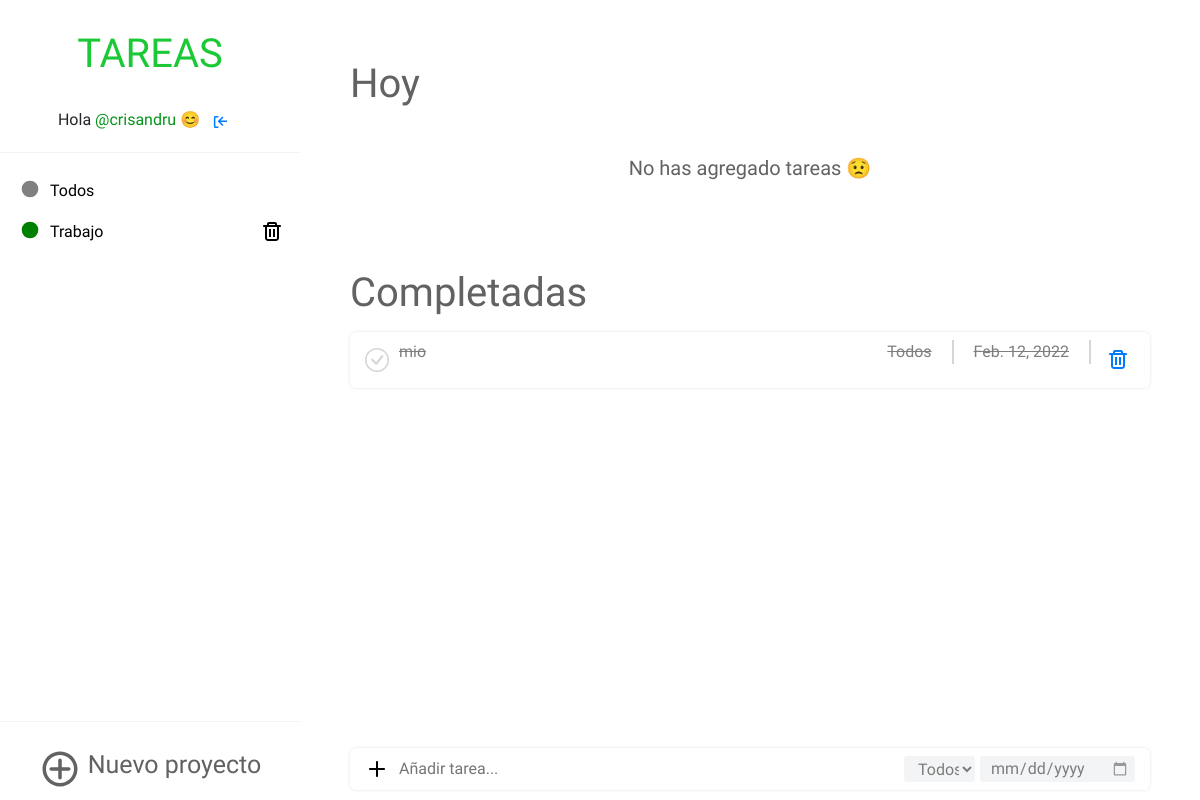
The page / (signed in) on the database as committed earlier.
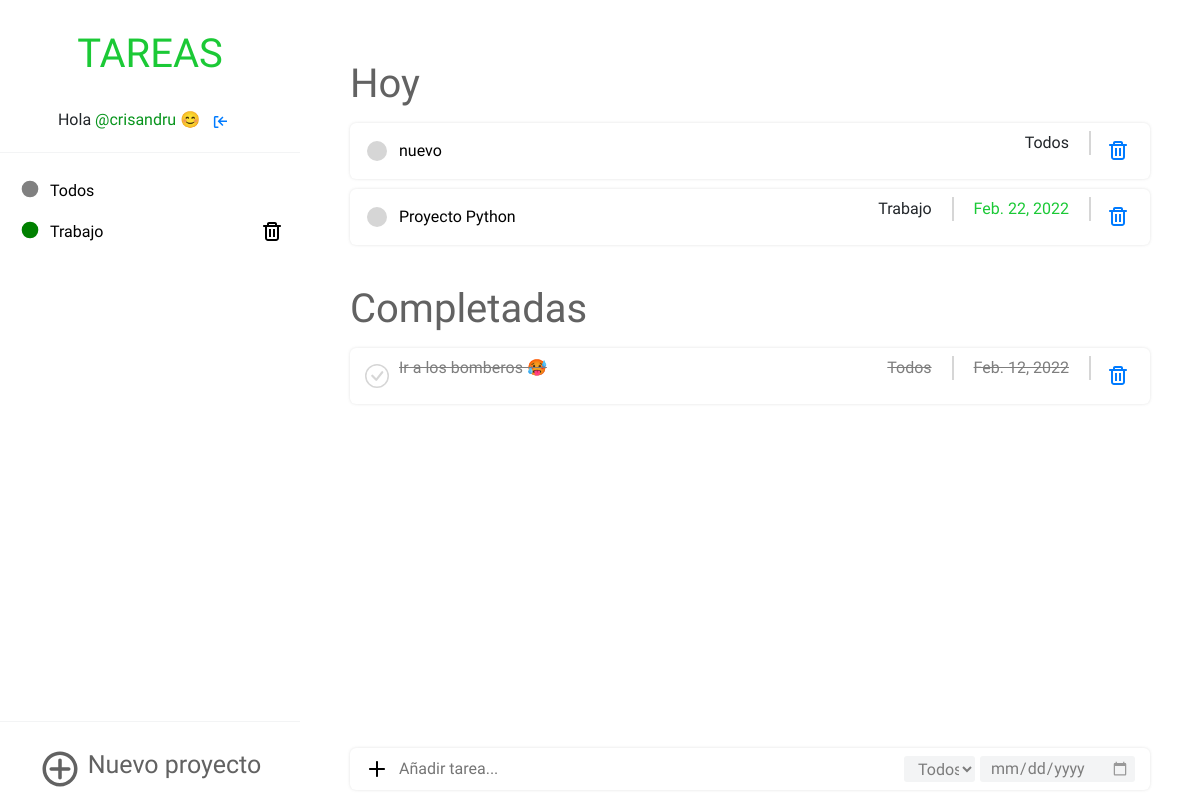
The same page on the database as committed later.
### appToDo/models.py (models this page shows, shortened)
class Proyecto(models.Model):
    COLORES= [
    ('red', 'red'),
    ('blue', 'blue'),
    ('green', 'green'),
    ('orange', 'orange'),
    ('gray', 'gray')
    ]
    titulo_proyecto = models.CharField(max_length=20, null=False)
    propietario = models.ForeignKey(settings.AUTH_USER_MODEL, on_delete=models.CASCADE, null=True)
    color = models.CharField(choices=COLORES, default=None, max_length=20)
    def __str__(self):
        return self.titulo_proyecto

class Tarea(models.Model):
    propietario = models.ForeignKey(settings.AUTH_USER_MODEL, on_delete=models.CASCADE, null=False, blank=False)
    titulo_tarea = models.CharField(max_length=80, null=False, blank=False)
    fecha_creacion = models.DateTimeField(default=timezone.now)
    fecha_vencimiento = models.DateField(blank=True, null=True, validators=[MinValueValidator(datetime.date.today)])
    completado = models.BooleanField(default=False)
    titulo_proyecto = models.ForeignKey(Proyecto,
                                        on_delete=models.CASCADE,
                                        null=False, # No puede ser nulo.
                                        blank=False,# No debe almacenar valores vacios.
                                        default='Todos')

### appToDo/views.py (the view)
# urls.py: path('', login_required(views.index), name='inicio'),
def index(request):
    todos_los_proyectos = Proyecto.objects.filter(propietario=request.user)
    todas_las_tareas_hoy = Tarea.objects.filter(completado=False, propietario=request.user).order_by('id')
    tareas_completadas = Tarea.objects.filter(completado=True, propietario=request.user)
    form_nueva_tarea = nueva_tarea_general(request)
    form_nuevo_proyecto = nuevoProyecto(request)
    fecha_actual = datetime.date.today
    nueva_tarea = actualizar_tarea(request)
    return render(request, 'appToDo/listado_tareas.html', {'proyectos':todos_los_proyectos, 'tareas_hoy':todas_las_tareas_hoy, 'tareas_completadas':tareas_completadas, 'form_tarea':form_nueva_tarea, 'form_proyecto':form_nuevo_proyecto, 'fecha_actual':fecha_actual, 'nueva_tarea':nueva_tarea})

### appToDo/forms.py
class tareaFormGeneral(forms.ModelForm):
    def __init__(self,usuario,*args,**kwargs):
        super (tareaFormGeneral,self ).__init__(*args,**kwargs) # populates the post
        self.fields['titulo_proyecto'].queryset = Proyecto.objects.filter(propietario=usuario)
    class Meta:
        model = Tarea
        fields = ('titulo_tarea', 'fecha_vencimiento', 'titulo_proyecto')
        widgets = {
            'fecha_vencimiento': DateInput(attrs={
                'type': 'date',
                'class': 'input-fecha-vencimiento',
                }
            ),
            'titulo_tarea': forms.TextInput(
                attrs={
                    'class': 'input-agregar-tarea',
                    'placeholder':'Añadir tarea...',
                }
            ),
            'titulo_proyecto': forms.Select(
                attrs={
                    'class': 'input-seleccion-proyecto',
                }
            ),
        }

### appToDo/views.py (called while the page is built)
def actualizar_tarea(request):
    id = request.POST.get('id')
    titulo = request.POST.get('titulo')
    nuevo = Tarea.objects.filter(pk=id).update(titulo_tarea=titulo)
    return nuevo

### appToDo/templates/appToDo/listado_tareas.html (shortened to what the changed rows need)
{% extends 'appToDo/base.html' %}
{% block listado_proyectos%}
{%for proyecto in proyectos %}
<div class="listado">
    <div class="sidebar-proyecto-titulo">
        {% if proyecto.titulo_proyecto == 'Todos' %}
        <a href="{% url 'inicio' %}" class="disable-select proyecto-titulo-sidebar">
            <div class="contenedor-proyectos">
                <svg version="1.1" xmlns="http://www.w3.org/2000/svg" width="20" height="20" viewBox="0 0 120 120">
                    <circle cx="60" cy="60" r="50" fill="{{ proyecto.color }}" />
                </svg>
                <li>{{ proyecto.titulo_proyecto }}</li>
            </div>
        </a>
        {% else %}
        <a href="{% url 'proyecto_seleccionado' proyecto=proyecto.titulo_proyecto %}"
            class="disable-select proyecto-titulo-sidebar">
            <div class="contenedor-proyectos">
                <svg version="1.1" xmlns="http://www.w3.org/2000/svg" width="20" height="20" viewBox="0 0 120 120">
                    <circle cx="60" cy="60" r="50" fill="{{ proyecto.color }}" />
                </svg>
                <li>{{ proyecto.titulo_proyecto }}</li>
            </div>
        </a>
        {% endif %}
    </div>
    <div class="sidebar-proyecto-eliminar">
        {% if proyecto.titulo_proyecto != 'Todos' %}
            <a href="{% url 'borrar_proyecto' pk=proyecto.pk %}" class="eliminar-proyecto">
            </a>
        {% endif %}
    </div>
</div>
{% endfor %}
{% endblock %}
{% block listado_tareas_hoy %}
<h1 class="titulo-principal-tareas">Hoy</h1>
{% if not tareas_hoy %}
<div class="no-hay-tareas">
    <p>No has agregado tareas &#128543;</p>
</div>
{% else %}
{% for tarea in tareas_hoy %}
<div class="contenedor-tareas">
    <div class="titulo-boton-tarea">
        <a href="{% url 'completar_tarea' pk=tarea.pk %}"><svg version="1.1" xmlns="http://www.w3.org/2000/svg"
                width="24" height="24" viewBox="0 0 120 120">
                <circle cx="60" cy="60" r="50" fill="#d6d6d6" />
            </svg></a>
        <form method="POST" class="formulario-editor">
            <input class="editar-tarea-hoy" name="titulo" type="text" value="{{ tarea.titulo_tarea }}">
        </form>
    </div>
    <div class="tipo-fecha-tarea">
        {% if tarea.fecha_vencimiento %}
        <p class="tipo-proyecto">{{ tarea.titulo_proyecto }}</p>
            {% if fecha_actual < tarea.fecha_vencimiento %}
                <p class="fecha-vencimiento aun-queda">{{ tarea.fecha_vencimiento }}</p>
            {% elif fecha_actual == tarea.fecha_vencimiento %}
                <p class="fecha-vencimiento vence-hoy">{{ tarea.fecha_vencimiento }}</p>
            {% else %}
                <p class="fecha-vencimiento vencido">{{ tarea.fecha_vencimiento }}</p>
            {% endif %}
        {% else %}
            <p class="tipo-proyecto sin-fecha">{{ tarea.titulo_proyecto }}</p>
        {% endif %}
            <a href="{% url 'borrar_tarea' pk=tarea.pk %}" class="delete">
            </a>
    </div>
</div>
{% endfor %}
{% endif %}
{% endblock %}
{% block listado_tareas_completadas %}
<h1 class="titulo-principal-tareas">Completadas</h1>
{% if not tareas_completadas %}
<div class="no-hay-tareas">
    <p>Has completado todas tus tareas &#128522;</p>
</div>
{% else %}
{% for tarea in tareas_completadas %}
<div class="contenedor-tareas">
    <div class="titulo-boton-tarea">
        <a href="{% url 'descompletar_tarea' pk=tarea.pk %}"></a>
        <p class="tarea-completada">{{ tarea.titulo_tarea }}</p>
    </div>
    <div class="tipo-fecha-tarea">
        {% if tarea.fecha_vencimiento %}
        <p class="tipo-proyecto tipo-proyecto-completo">{{ tarea.titulo_proyecto }}</p>
        <p class="fecha-vencimiento fecha-completa">{{ tarea.fecha_vencimiento }}</p>
        {% else %}
        <p class="tipo-proyecto sin-fecha fecha-completa">{{ tarea.titulo_proyecto }}</p>
        {% endif %}
        <a href="{% url 'borrar_tarea' pk=tarea.pk %}" class="delete">
        </a>
    </div>
</div>
{% endfor %}
{% endif %}
{% endblock %}
{% block agregar_tarea_general %}
<div class="contenedor-tareas">
    <form method="POST" class="formulario-tarea">
        <div class="tipo-vencimiento-tarea">
            {{ form_tarea.titulo_proyecto }}
            {{ form_tarea.fecha_vencimiento }}
        </div>
    </form>
</div>
{% endblock %}

Rows that differ between the two databases and show on the page:
added Tarea: titulo "nuevo", titulo_proyecto "Todos", shown under "Hoy"
added Tarea: titulo "Proyecto Python", titulo_proyecto "Trabajo", fecha_vencimiento "Feb. 22, 2022", shown under "Hoy"
changed Tarea: titulo_tarea "mio" → "Ir a los bomberos 🥵"
Other text that changed with them:
text no longer shown: "No has agregado tareas 😟"
